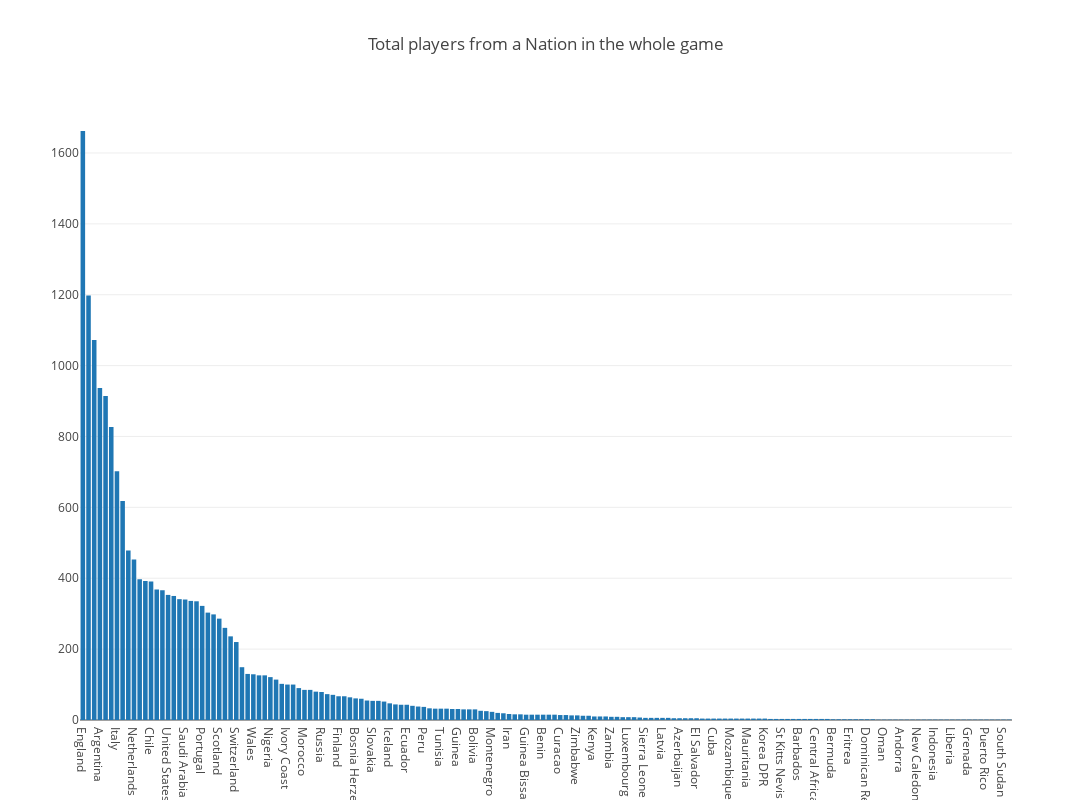

This figure's notebook cell:
### Code cell
# interactive histogram of the count of players from each country
plt_data = [go.Bar(
    x = nat.index,
    y = nat
    )]
layout = go.Layout(
    autosize=False,
    width=3000,
    height=800,
    title = "Total players from a Nation in the whole game"
)
fig = go.Figure(data=plt_data, layout=layout)
iplot(fig)

### Figure 1 — Plotly figure (JSON) as saved in the notebook; plotly's stock layout.template omitted (floating-point values rounded to 4 significant figures; data arrays with more than 128 entries replaced by an {"elided": "..."} marker saying what was removed)
{"data": [{"type": "bar", "uid": "610afb78-6719-40bd-8569-8eaef36f6475", "x": {"elided": "164 str values"}, "y": {"elided": "164 int values"}}], "layout": {"autosize": false, "height": 800, "title": {"text": "Total players from a Nation in the whole game"}, "width": 3000}}
